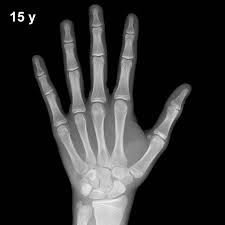
#> input picture Inverting/indir-1.png, 225 x 225 px
$ python Invert.py
#> lines starting #> are read from the running program, lines starting #| are printed output that depends on the picture
#> in main, Input_Image is the input picture: shape (225, 225, 3); min 0, max 255, mean 44.8

import cv2 as cv
import numpy as np

def Inverting(Image):

    Height = Image.shape[0]
#> Height = 225
    Width = Image.shape[1]
#> Width = 225
    Channels = Image.shape[2]
#> Channels = 3

    Size = (Height,Width,Channels)
#> Size = (225, 225, 3)

    new = np.zeros(Size,np.uint8)

    for x in range(0,Height):
        for y in range(0,Width):
            for z in range(0,Channels):
                new[x,y,z]= 255 - Image[x,y,z]
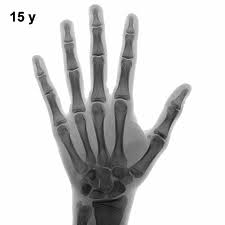
#> new: shape (225, 225, 3); min 0, max 255, mean 210.2

    return new

def main():
    Input_Image = cv.imread("indir-1.png")
    yeni_resim =Inverting(Input_Image)

    cv.imwrite("yeni_resim.png",yeni_resim)


    cv.imshow("indir-1.png",Input_Image)
    cv.imshow("yeni_resim.png",yeni_resim)
    cv.waitKey(0)


if __name__ =='__main__':
    main()
